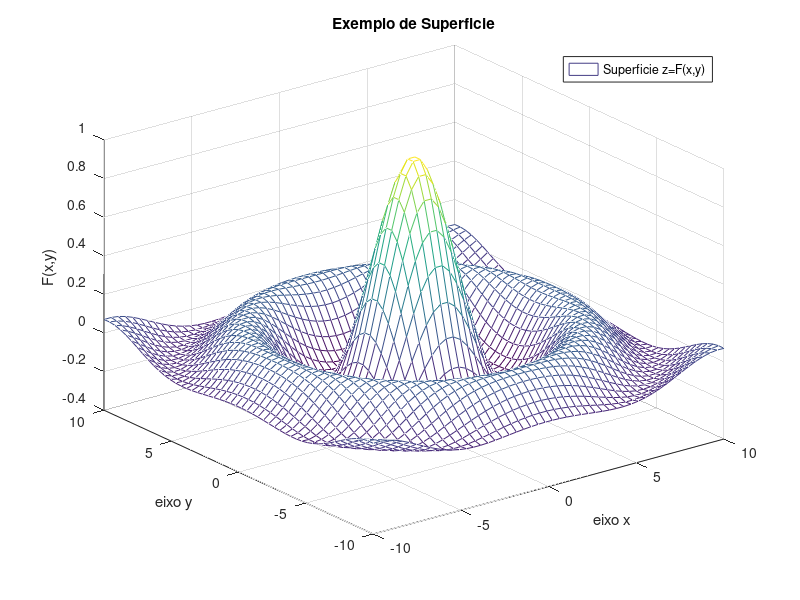

Write MATLAB code to recreate this figure.
px = py = linspace (-10, 10, 50)';
[x, y] = meshgrid (px, py);
r = sqrt (x.^2 + y.^2) + 0.1;
z = sin (r) ./ r;
mesh (x, y, z);
xlabel('eixo x');
ylabel('eixo y');
zlabel ('F(x,y)')
title('Exemplo de Superficie');
legend('Superficie z=F(x,y)');
